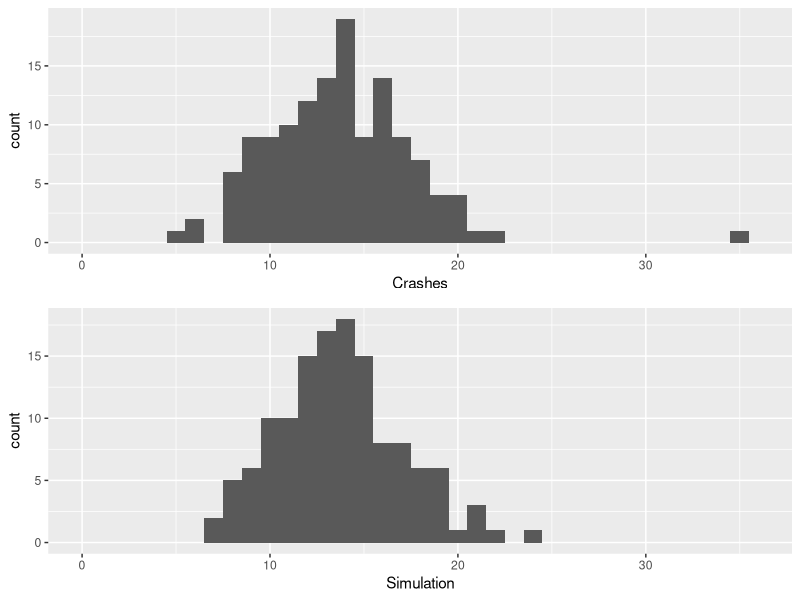
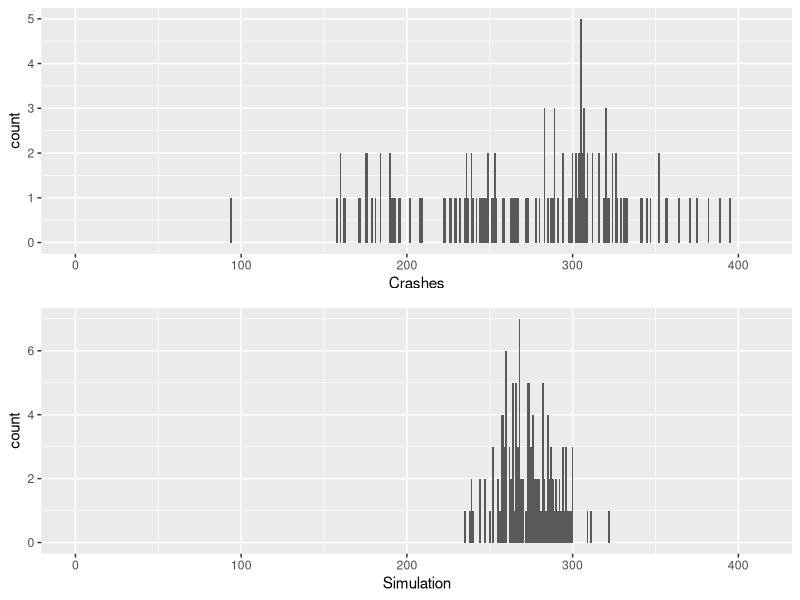
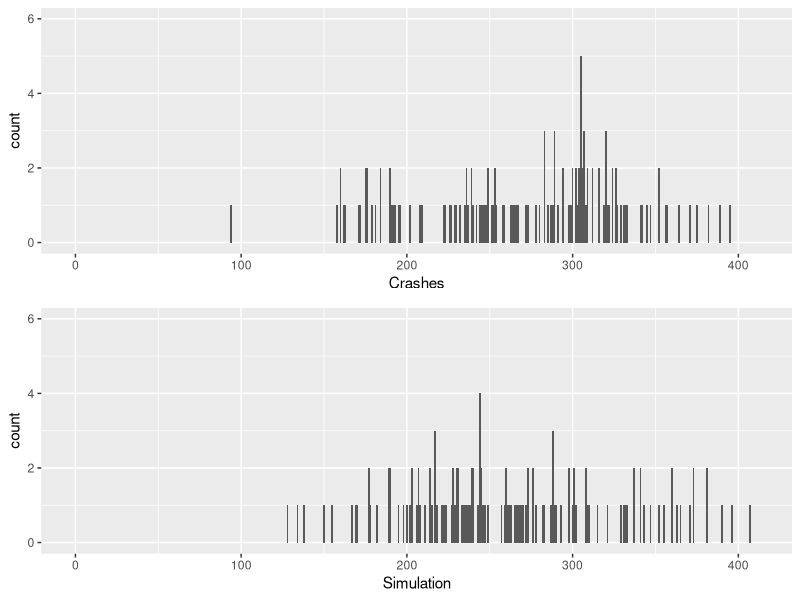
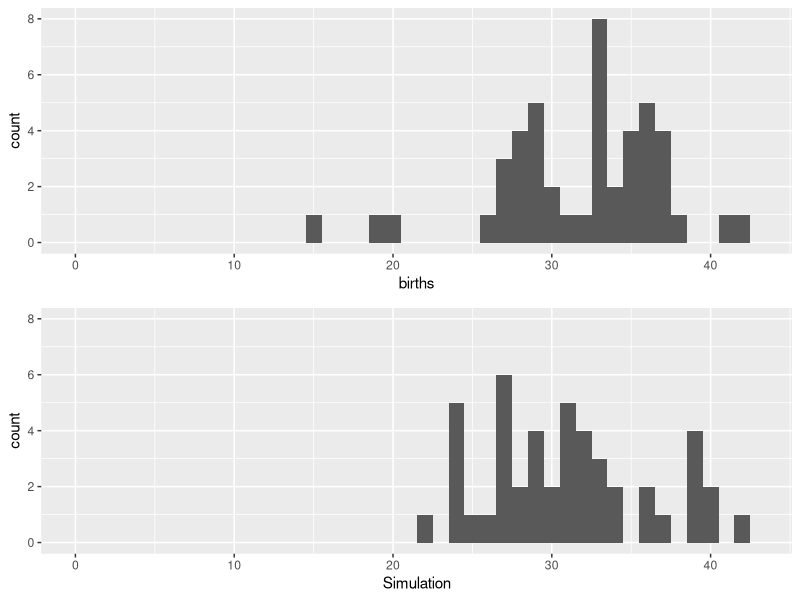
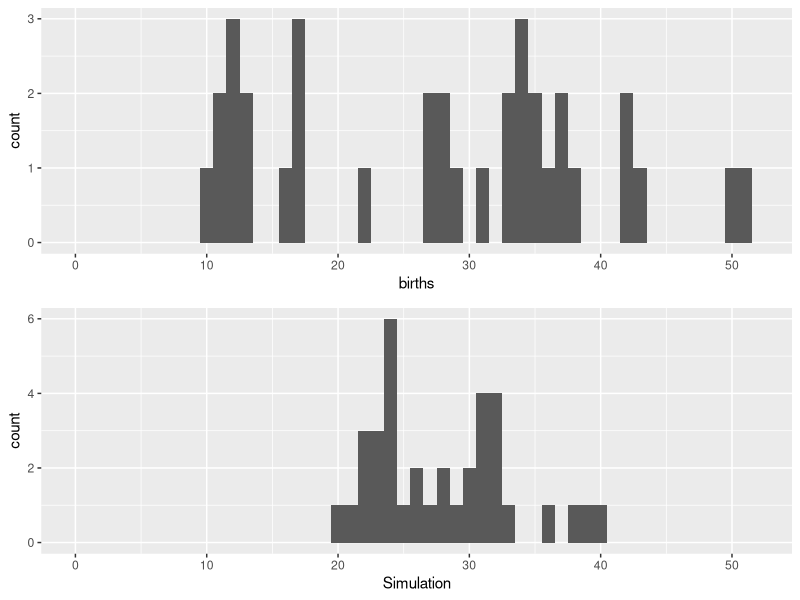
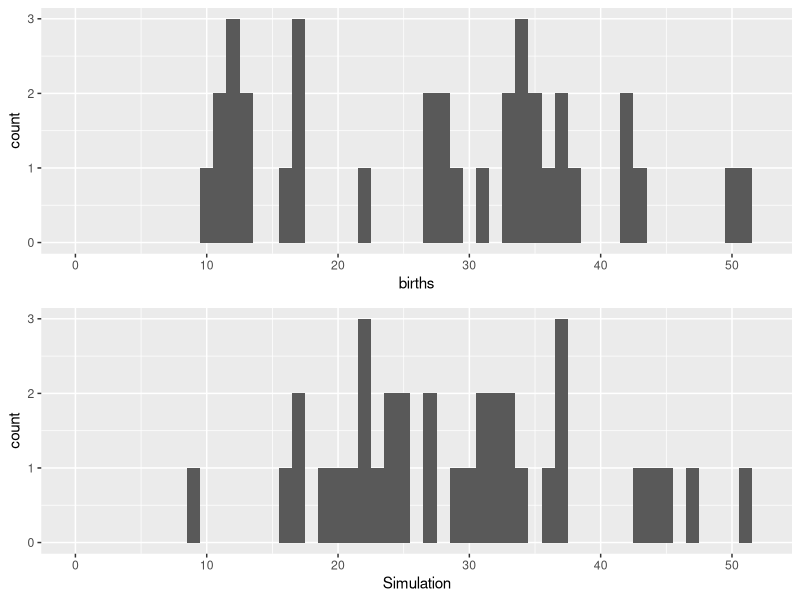
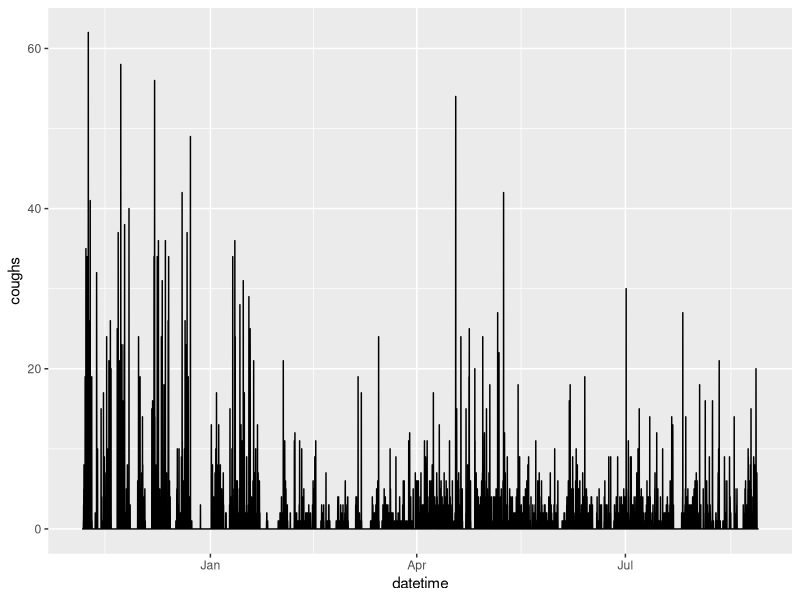
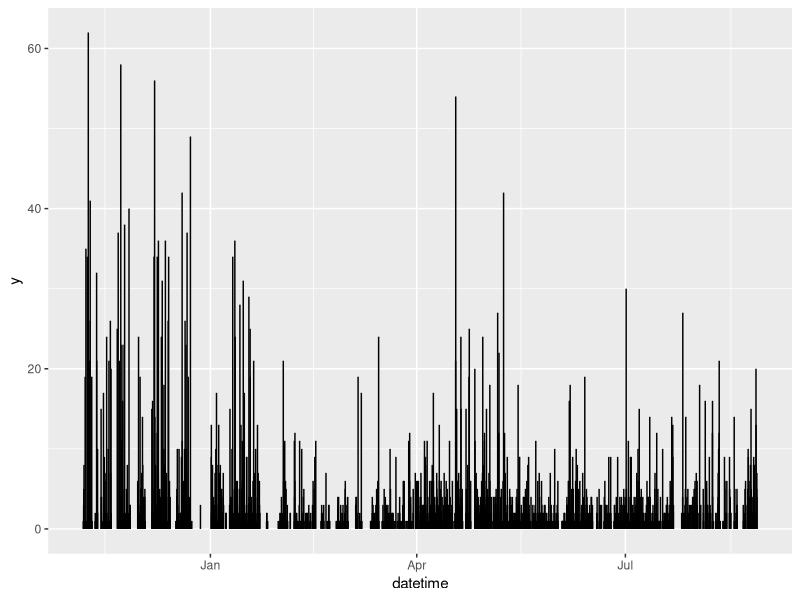

The R source for these figures, in order:
library(tidyverse)
library(gridExtra)

# Crash data -----

crashes <- read_csv("TDOT.csv")
crashes <- crashes %>%
  pivot_longer(cols=January:December, names_to="Month", values_to="Crashes")

county_pops <- read_csv("tn_county_pops.csv")
county_pops <- county_pops %>%
  filter( CTYNAME != "Tennessee") 
colnames( county_pops ) <- c("County", "Pop2010")
county_pops <- county_pops %>%
  separate( col="County", into=c("County","Useless"), sep=" ") %>%
  select(-Useless)

crashes <- inner_join(crashes, county_pops, by="County")

# Meigs County and the Poisson distribution
meigs <- crashes %>% 
  filter( County == "Meigs")

observed.crashes <- ggplot( meigs, aes(Crashes)) + 
  geom_histogram( binwidth = 1) + 
  xlim(0,36)

(meigs.lambda <- mean( meigs$Crashes ))
var( meigs$Crashes )

# simulate crashes from Meigs county
meigs.simulation <- rpois( nrow(meigs), meigs.lambda)
meigs <- meigs %>% 
  mutate( Simulation = meigs.simulation )

simulated.crashes <- ggplot( meigs, aes(Simulation)) + 
  geom_histogram( binwidth = 1) +
  xlim(0,36)

grid.arrange( observed.crashes, simulated.crashes, ncol=1 )

# Other counties

crash_stats <- crashes %>%
  group_by(County) %>% 
  summarize( Mean = mean(Crashes),
             Var = var(Crashes), 
             Ratio = Mean/Var ) %>% 
  arrange( desc(Ratio) )

# Sevier county crashes are NOT Poisson distributed!
sevier <- crashes %>% 
  filter( County == "Sevier" )

observed.crashes <- ggplot( sevier, aes(Crashes)) + 
  geom_histogram( binwidth = 1) +
  xlim(0, max(sevier$Crashes))

(sevier.lambda <- mean( sevier$Crashes ))
var( sevier$Crashes )

# simulate crashes from Sevier county
sevier.simulation <- rpois( nrow(sevier), sevier.lambda)
sevier <- sevier %>% 
  mutate( Simulation = sevier.simulation )

simulated.crashes <- ggplot( sevier, aes(Simulation)) + 
  geom_histogram( binwidth = 1) +
  xlim(0,max(sevier$Crashes))

grid.arrange( observed.crashes, simulated.crashes, ncol=1 )

# instead of Poisson, crashes in Sevier county follow a negative binomial distribution:

(sevier.mu <- mean( sevier$Crashes ))
(sevier.var <- var( sevier$Crashes ))
(sevier.size <- (sevier.mu^2)/(sevier.var - sevier.mu) )

# simulate crashes from Sevier county using NB( mu, size )
sevier.simulation <- rnbinom( n=nrow(sevier), size=sevier.size, mu=sevier.mu)
sevier <- sevier %>% 
  mutate( Simulation = sevier.simulation )

observed.crashes <- ggplot( sevier, aes(Crashes)) + 
  geom_histogram( binwidth = 1) +
  xlim(0, max(sevier$Crashes)) + 
  ylim(0,6)

simulated.crashes <- ggplot( sevier, aes(Simulation)) + 
  geom_histogram( binwidth = 1) +
  xlim(0,max(sevier$Crashes)) + 
  ylim(0,6)

grid.arrange( observed.crashes, simulated.crashes, ncol=1 )

# Births data -----

births <- read_csv("births.csv")

births_by_county <- births %>%
  group_by(county) %>% 
  summarize( Mean = mean(births),
             Variance = var(births),
             Ratio = Variance/Mean ) %>% 
  arrange( desc(Ratio))

# births in Blount County, TN are Poisson distributed:
blount <- births %>% filter(county == "Blount County, TN")

blount.births <- ggplot( blount, aes(births)) + 
  geom_histogram( binwidth = 1) +
  xlim(0, max(blount$births)) +
  ylim(0,8)

(blount.lambda <- mean( blount$births ))
var( blount$births )

# simulate crashes from Meigs county
blount.simulation <- rpois( nrow(blount), blount.lambda)
blount <- blount %>% 
  mutate( Simulation = blount.simulation )

simulated.births <- ggplot( blount, aes(Simulation)) + 
  geom_histogram( binwidth = 1)  +
  xlim(0, max(blount$births)) +
  ylim(0,8)

grid.arrange( blount.births, simulated.births, ncol=1 )

# births in Kanawha County, WV are NOT Poisson distributed...
kanawha <- births %>% filter(county == "Kanawha County, WV")

(kanawha.mu <- mean(kanawha$births))
(kanawha.var <- var(kanawha$births))
(kanawha.size <- (kanawha.mu^2)/(kanawha.var - kanawha.mu))

# births in Kanawha County are not Poisson distributed...

kanawha.births <- ggplot( kanawha, aes(births)) + 
  geom_histogram( binwidth = 1) +
  xlim(0, max(kanawha$births))

kanawha.simulation <- rpois( nrow(kanawha), kanawha.mu)
kanawha <- kanawha %>% 
  mutate( Simulation = kanawha.simulation )

simulated.births <- ggplot( kanawha, aes(Simulation)) + 
  geom_histogram( binwidth = 1)  +
  xlim(0, max(kanawha$births))

grid.arrange( kanawha.births, simulated.births, ncol=1 )

# but they do follow the NB distribution!

# simulate crashes from Meigs county
kanawha.simulation <- rnbinom( n=nrow(kanawha), size=kanawha.size, mu=kanawha.mu)
kanawha <- kanawha %>% 
  mutate( Simulation = kanawha.simulation )

simulated.births <- ggplot( kanawha, aes(Simulation)) + 
  geom_histogram( binwidth = 1)  +
  xlim(0, max(kanawha$births))

grid.arrange( kanawha.births, simulated.births, ncol=1 )

# Cough data -----

primera <- read_csv("primera.csv")

ggplot( primera, aes(x=datetime, y=coughs)) + geom_line()
ggplot( primera ) + geom_segment( aes(x=datetime, y=0, xend=datetime, yend=coughs ))
ggplot( primera, aes(x=coughs)) + geom_histogram()

(primera.mu <- mean(primera$coughs))
(primera.var <- var(primera$coughs))
(primera.size <- (primera.mu^2)/(primera.var - primera.mu))

# coughs are not Poisson distributed... 

observed.coughs <- ggplot( primera ) + 
  geom_segment( aes(x=datetime, y=0, xend=datetime, yend=coughs )) 

primera.simulation <- rpois( nrow(primera), primera.mu )
primera <- primera %>%
  mutate( Simulation = primera.simulation)

simulated.coughs <- ggplot( primera ) + 
  geom_segment( aes(x=datetime, y=0, xend=datetime, yend=Simulation )) 

grid.arrange( observed.coughs, simulated.coughs, ncol=1 )

# but they do follow the NB distribution! 

observed.coughs <- ggplot( primera ) + 
  geom_segment( aes(x=datetime, y=0, xend=datetime, yend=coughs )) 

primera.simulation <- rnbinom( n=nrow(primera), size=primera.size, mu=primera.mu )
primera <- primera %>%
  mutate( Simulation = primera.simulation)

simulated.coughs <- ggplot( primera ) + 
  geom_segment( aes(x=datetime, y=0, xend=datetime, yend=Simulation )) 

grid.arrange( observed.coughs, simulated.coughs, ncol=1 )

# How to relate counts to a predictor? -----

# use crashes, not births!

crashes <- read_csv("crashes.csv")
ggplot( crashes, aes(x=pop2010, y=crashes)) +
  geom_point()
crashes$pop2010 <- crashes$pop2010 / 1000
crashes <- crashes %>%
  mutate(pop_group = 9*round(pop2010/9))
ggplot( crashes, aes(x=pop2010, y=crashes)) +
  geom_point()
ggplot( crashes %>% filter(pop2010<90), aes(x=pop2010, y=crashes)) +
  geom_point()
crashes <- crashes %>% filter( pop2010 < 90 )
(crash_means <- crashes %>% 
  group_by( pop_group ) %>%
  summarize( Mean = mean(crashes)))
ggplot( crashes, aes(x=pop2010, y=crashes)) +
  geom_point() + 
  geom_point( data=crash_means, aes(x=pop_group, y=Mean),color="darkorchid",size=4) +
  geom_line( data=crash_means, aes(x=pop_group, y=Mean),color="darkorchid", size=2)
